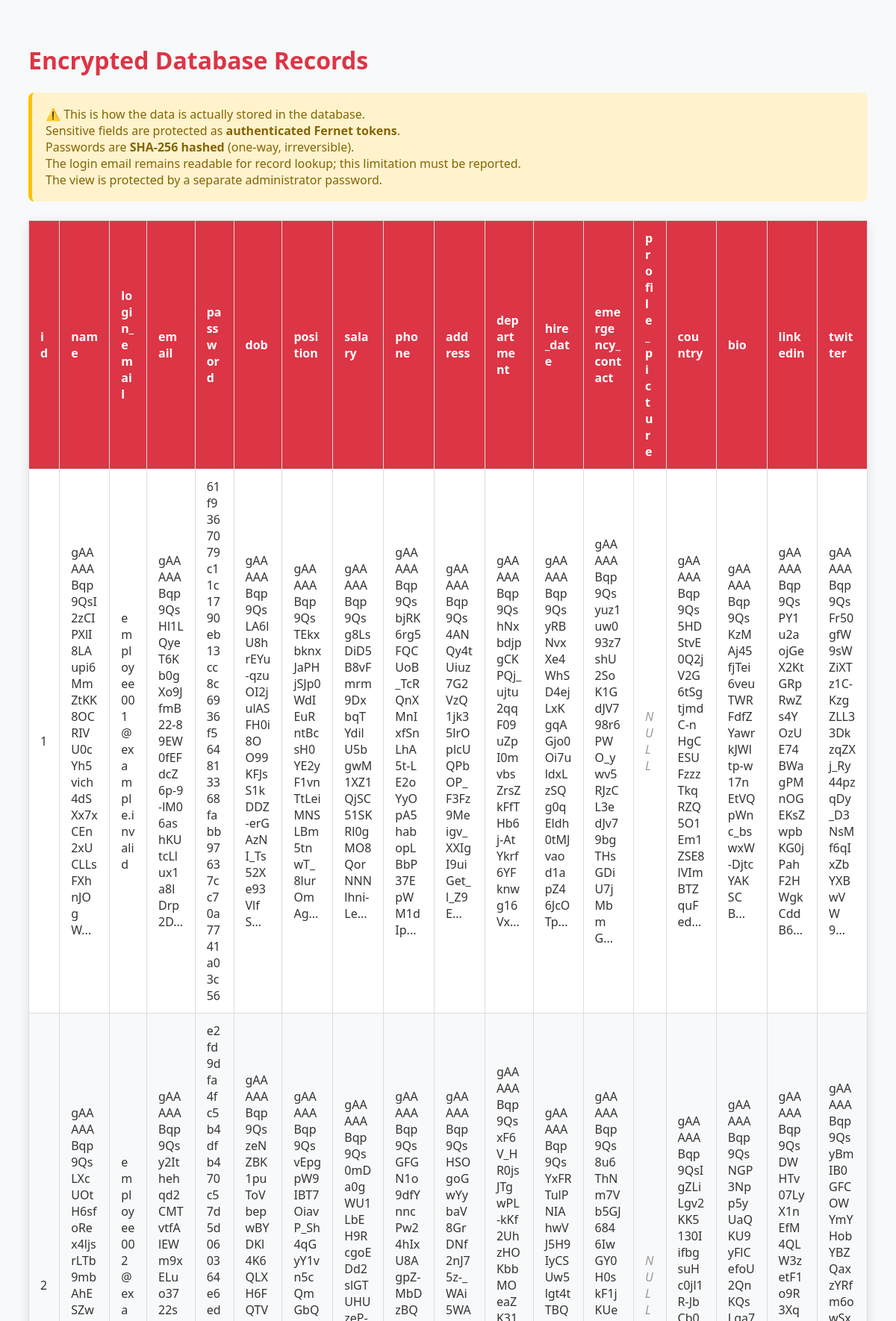
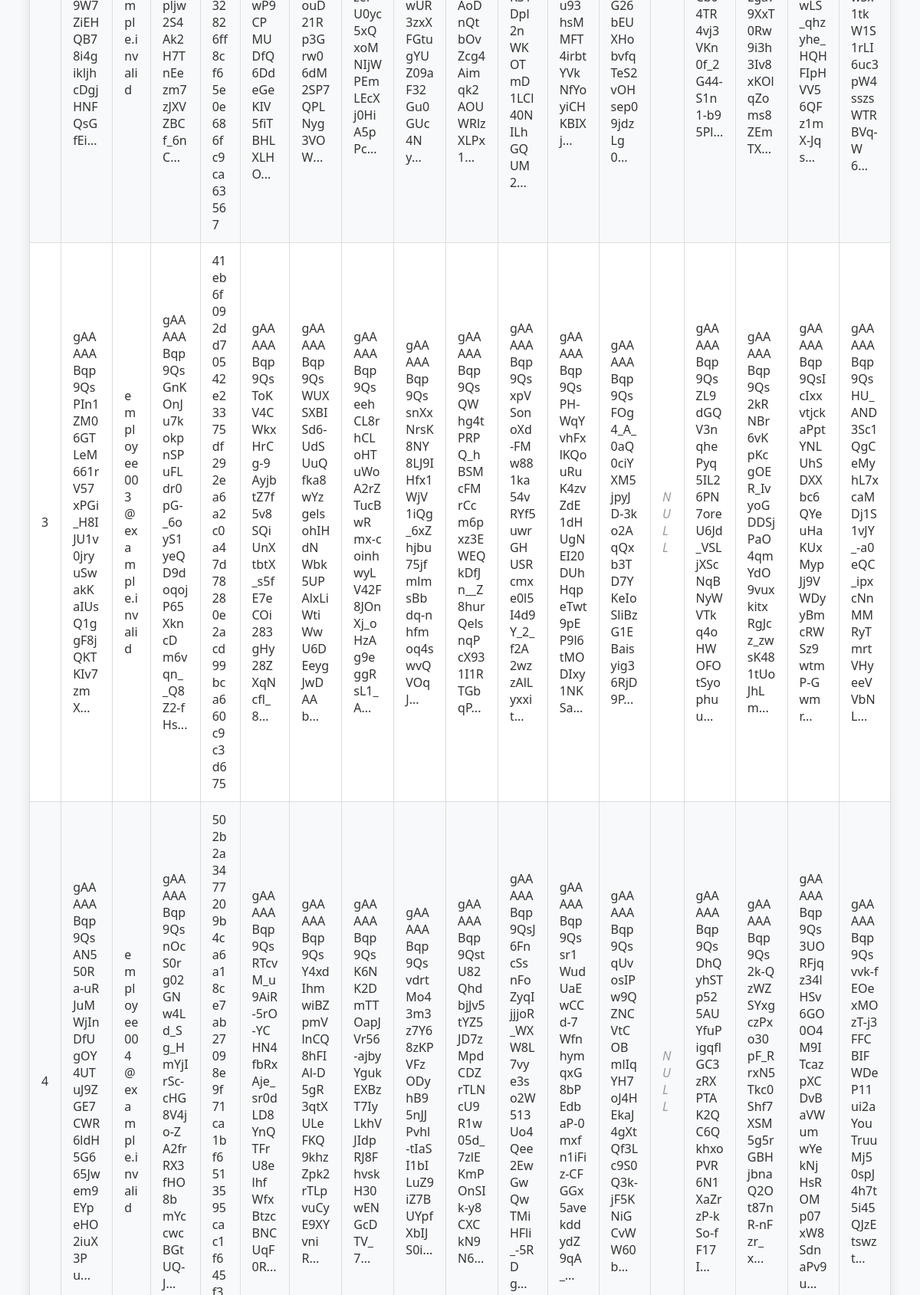
/admin/encrypted (signed in, upper part), run on the app's committed database (2 pictures, top to bottom).
### tables this page shows
CREATE TABLE employees (
                id INTEGER PRIMARY KEY AUTOINCREMENT,
                name TEXT, login_email TEXT UNIQUE, email TEXT, password TEXT,
                dob TEXT, position TEXT, salary TEXT, phone TEXT, address TEXT,
                department TEXT, hire_date TEXT, emergency_contact TEXT,
                profile_picture TEXT, country TEXT, bio TEXT, linkedin TEXT,
                twitter TEXT
            );

### app.py (the view)
@app.route("/admin/encrypted")
@admin_required
def admin_encrypted_view():
    with get_connection() as connection:
        rows = connection.execute("SELECT * FROM employees").fetchall()
        columns = [item[1] for item in connection.execute("PRAGMA table_info(employees)")]
    return render_template("admin_encrypted.html", title="Encrypted Database Records", columns=columns, rows=rows)

### app.py (called while the page is built)
def get_connection():
    connection = sqlite3.connect(DATABASE_PATH, timeout=30)
    connection.row_factory = sqlite3.Row
    return connection

def admin_required(view_function):
    @wraps(view_function)
    def protected_view(*args, **kwargs):
        if not session.get("admin_authenticated"):
            flash("Administrator authentication is required.", "warning")
            return redirect(url_for("admin_login"))
        return view_function(*args, **kwargs)
    return protected_view

### templates/admin_encrypted.html (shortened to what this page needs)
<!DOCTYPE html>
<html lang="en">
<head>
</head>
<body>
    <h1>{{ title }}</h1>
    <div class="warning">
        ⚠️ This is how the data is actually stored in the database.<br>
        Sensitive fields are protected as <strong>authenticated Fernet tokens</strong>.<br>
        Passwords are <strong>SHA-256 hashed</strong> (one-way, irreversible).<br>
        The login email remains readable for record lookup; this limitation must be reported.<br>
        The view is protected by a separate administrator password.
    </div>
    <table>
        <thead>
            <tr>
                {% for col in columns %}
                    <th>{{ col }}</th>
                {% endfor %}
            </tr>
        </thead>
        <tbody>
            {% for row in rows %}
            <tr>
                {% for value in row %}
                    <td>
                        {% if value is none %}
                            <em style="color:#999;">NULL</em>
                        {% elif value is string and value|length > 80 %}
                            {{ value[:75] }}...
                        {% else %}
                            {{ value }}
                        {% endif %}
                    </td>
                {% endfor %}
            </tr>
            {% endfor %}
        </tbody>
    </table>
</body>
</html>

### templates/admin_encrypted.html (style rules this page uses)
body { font-family: 'Segoe UI', Arial, sans-serif; background: #f8f9fa; padding: 30px; color: #333; }
h1 { color: #dc3545; }
table { width: 100%; border-collapse: collapse; background: white; box-shadow: 0 4px 15px rgba(0,0,0,0.1); margin-top: 20px; }
th, td { padding: 12px 15px; border: 1px solid #ddd; text-align: left; word-break: break-all; }
th { background: #dc3545; color: white; position: sticky; top: 0; }
tr:nth-child(even) { background: #f8f9fa; }
.warning { background: #fff3cd; color: #856404; padding: 18px; border-radius: 8px; margin-bottom: 25px; border-left: 5px solid #ffc107; }

### data on the page
employees: row "1", name "gAAAAABqp9QsI2zCIPXlI8LAupi6MmZtKK8OCRIVU0cYh5vich4dSXx7xCEn2xUCLLsFXhnJOgW", login_email "employee001@example.invalid", email "gAAAAABqp9QsHl1LQyeT6Kb0gXo9JfmB22-89EW0fEFdcZ6p-9-lM06ashKUtcLlux1a8lDrp2D", password "61f9367079c11c1790eb13cc8c6936f564813368fabb97637cc70a7741a03c56", dob "gAAAAABqp9QsLA6lU8hrEYu-qzuOI2julASFH0i8OO99KFJsS1kDDZ-erGAzNI_Ts52Xe93VlfS", position "gAAAAABqp9QsTEkxbknxJaPHjSJp0WdIEuRntBcsH0YE2yF1vnTtLeiMNSLBm5tnwT_8lurOmAg", salary "gAAAAABqp9Qsg8LsDiD5B8vFmrm9DxbqTYdilU5bgwM1XZ1QjSC51SKRl0gMO8QorNNNlhni-Le", phone "gAAAAABqp9QsbjRK6rg5FQCUoB_TcRQnXMnIxfSnLhA5t-LE2oYyOpA5habopLBbP37EpWM1dIp", address "gAAAAABqp9Qs4ANQy4tUiuz7G2VzQ1jk35lrOplcUQPbOP_F3Fz9Meigv_XXIgI9uiGet_l_Z9E", department "gAAAAABqp9QshNxbdjpgCKPQj_ujtu2qqF09uZpI0mvbsZrsZkFfTHb6j-AtYkrf6YFknwg16Vx", hire_date "gAAAAABqp9QsyRBNvxXe4WhSD4ejLxKgqAGjo0Oi7uldxLzSQg0qEldh0tMJvaod1apZ46JcOTp", emergency_contact "gAAAAABqp9Qsyuz1uw093z7shU2SoK1GdJV798r6PWO_ywv5RJzCL3edJv79bgTHsGDiU7jMbmG", country "gAAAAABqp9Qs5HDStvE0Q2jV2G6tSgtjmdC-nHgCESUFzzzTkqRZQ5O1Em1ZSE8lVImBTZquFed", bio "gAAAAABqp9QsKzMAj45fjTei6veuTWRFdfZYawrkJWltp-w17nEtVQpWnc_bswxW-DjtcYAKSCB", linkedin "gAAAAABqp9QsPY1u2aojGeX2KtGRpRwZs4YOzUE74BWagPMnOGEKsZwpbKG0jPahF2HWgkCddB6", twitter "gAAAAABqp9QsFr50gfW9sWZiXTz1C-KzgZLL33DkzqZXj_Ry44pzqDy_D3NsMf6qIxZbYXBwVW9"
employees: row "2", name "gAAAAABqp9QsLXcUOtH6sfoRex4ljsrLTb9mbAhESZw9W7ZiEHQB78i4gikljhcDgjHNFQsGfEi", login_email "employee002@example.invalid", email "gAAAAABqp9Qsy2Ithehqd2CMTvtfAlEWm9xELuo3722spljw2S4Ak2H7TnEezm7zJXVZBCf_6nC", password "e2fd9dfa4fc5b4dfb470c57d5d060364e6ed32826ff8cf65e0e686fc9ca63567", dob "gAAAAABqp9QszeNZBK1puToVbepwBYDKl4K6QLXH6FQTVwP9CPMUDfQ6DdeGeKIV5fiTBHLXLHO", position "gAAAAABqp9QsvEpgpW9IBT7OiavP_Sh4qGyY1vn5cQmGbQouD21Rp3Grw06dM2SP7QPLNyg3VOW", salary "gAAAAABqp9Qs0mDa0gWU1LbEH9RcgoEDd2slGTUHUzeP-U0yc5xQxoMNIjWPEmLEcXj0HiA5pPc", phone "gAAAAABqp9QsGFGN1o9dfYnncPw24hIxU8AgpZ-MbDzBQwUR3zxXFGtugYUZ09aF32Gu0GUc4Ny", address "gAAAAABqp9QsHSOgoGwYybaV8GrDNf2nJ75z-_WAi5WAAoDnQtbOvZcg4Aimqk2AOUWRlzXLPx1", department "gAAAAABqp9QsxF6V_HR0jsJTgwPL-kKf2UhzHOKbbMOeaZK31Dpl2nWKOTmD1LCl40NILhGQUM2", hire_date "gAAAAABqp9QsYxFRTulPNIAhwVJ5H9IyCSUw5lgt4tTBQu93hsMMFT4irbtYVkNfYoyiCHKBIXj", emergency_contact "gAAAAABqp9Qs8u6ThNm7Vb5GJ6846IwGY0H0skF1jKUeG26bEUXHobvfqTeS2vOHsep09jdzLg0", country "gAAAAABqp9QsIgZLiLgv2KK5130IifbgsuHc0jl1R-JbCb04TR4vj3VKn0f_2G44-S1n1-b95Pl", bio "gAAAAABqp9QsNGP3Npp5yUaQKU9yFlCefoU2QnKQsLga79XxT0Rw9i3h3Iv8xKOlqZoms8ZEmTX", linkedin "gAAAAABqp9QsDWHTv07LyX1nEfM4QLW3zetF1o9R3XqwLS_qhzyhe_HQHFIpHVV56QFz1mX-Jqs", twitter "gAAAAABqp9QsyBmIB0GFCOWYmYHobYBZQaxzYRfm6owSx1tkW1S1rLI6uc3pW4sszsWTRBVq-W6"
employees: row "3", name "gAAAAABqp9QsPIn1ZM06GTLeM661rV57xPGi_H8IJU1v0jryuSwakKaIUsQ1ggF8jQKTKIv7zmX", login_email "employee003@example.invalid", email "gAAAAABqp9QsGnKOnJu7kokpnSPuFLdr0pG-_6oyS1yeQD9doqojP65XkncDm6vqn__Q8Z2-fHs", password "41eb6f092dd70542e23375df292ea6a2c0a47d78280e2acd99bca660c9c3d675", dob "gAAAAABqp9QsToKV4CWkxHrCg-9AyjbtZ7f5v8SQiUnXtbtX_s5fE7eCOi283gHy28ZXqNcfl_8", position "gAAAAABqp9QsWUXSXBISd6-UdSUuQfka8wYzgelsohIHdNWbk5UPAlxLiWtiWwU6DEeygJwDAAb", salary "gAAAAABqp9QseehCL8rhCLoHTuWoA2rZTucBwRmx-coinhwyLV42F8JOnXj_oHzAg9eggRsL1_A", phone "gAAAAABqp9QssnXxNrsK8NY8LJ9IHfx1WjV1iQg_6xZhjbu75jfmlmsBbdq-nhfmoq4swvQVOqJ", address "gAAAAABqp9QsQWhg4tPRPQ_hBSMcFMrCcm6pxz3EWEQkDfJn__Z8hurQelsnqPcX931I1RTGbqP", department "gAAAAABqp9QsxpVSonoXd-FMw881ka54vRYf5uwrGHUSRcmxe0l5I4d9Y_2_f2A2wzzAlLyxxit", hire_date "gAAAAABqp9QsPH-WqYvhFxlKQouRuK4zvZdE1dHUgNEI20DUhHqpeTwt9pEP9l6tMODIxy1NKSa", emergency_contact "gAAAAABqp9QsFOg4_A_0aQ0ciYXM5jpyJD-3ko2AqQxb3TD7YKeIoSliBzG1EBaisyig36RjD9P", country "gAAAAABqp9QsZL9dGQV3nqhePyq5IL26PN7oreU6Jd_VSLjXScNqBNyWVTkq4oHWOFOtSyophuu", bio "gAAAAABqp9Qs2kRNBr6vKpKcgOER_IvyoGDDSjPaO4qmYdO9vuxkitxRgJcz_zwsK481tUoJhLm", linkedin "gAAAAABqp9QsIcIxxvtjckaPptYNLUhSDXXbc6QYeuHaKUxMypJj9VWDyyBmcRWSz9wtmP-Gwmr", twitter "gAAAAABqp9QsHU_AND3Sc1QgCeMyhL7xcaMDj1S1vJY_-a0eQC_ipxcNnMMRyTmrtVHyeeVVbNL"
employees: row "4", name "gAAAAABqp9QsAN550Ra-uRJuMWjInDfUgOY4UTuJ9ZGE7CWR6ldH5G665Jwem9EYpeHO2iuX3Pu", login_email "employee004@example.invalid", email "gAAAAABqp9QsnOcS0rg02GNw4Ld_Sg_HmYjIrSc-cHG8V4jo-ZA2frRX3fHO8bmYccwcBGtUQ-J", dob "gAAAAABqp9QsRTcvM_u9AiR-5rO-YCHN4fbRxAje_sr0dLD8YnQTFrU8elhfWfxBtzcBNCUqF0R", position "gAAAAABqp9QsY4xdIhmwiBZpmVlnCQ8hFIAl-D5gR3qtXULeFKQ9khzZpk2rTLpvuCyE9XYvniR", salary "gAAAAABqp9QsK6NK2DmTTOapJVr56-ajbyYgukEXBzT7IyLkhVJIdpRJ8FhvskH30wENGcDTV_7", phone "gAAAAABqp9QsvdrtMo43m3z7Y68zKPVFzODyhB95nJJPvhl-tIaSI1bILuZ9iZ7BUYpfXbIJS0i", address "gAAAAABqp9QstU82QhdbjJv5tYZ5JD7zMpdCDZrTLNcU9R1w05d_7zlEKmPOnSIk-y8CXCkN9N6", department "gAAAAABqp9QsJ6FncSsnFoZyqIjjjoR_WXW8L7vye3so2W513Uo4Qee2EwGwQwTMiHFli_-5RDg", hire_date "gAAAAABqp9Qssr1WudUaEwCCd-7WfnhymqxG8bPEdbaP-0mxfn1iFiz-CFGGx5avekddydZ9qA_", emergency_contact "gAAAAABqp9QsqUvosIPw9QZNCVtCOBmlIqYH7oJ4HEkaJ4gXtQf3Lc9S0Q3k-jF5KNiGCvWW60b", country "gAAAAABqp9QsDhQyhSTp525AUYfuPigqflGC3zRXPTAK2QC6QkhxoPVR6N1XaZrzP-kSo-fF17I", bio "gAAAAABqp9Qs2k-QzWZSYxgczPxo30pF_RrxN5Tkc0Shf7XSM5g5rGBHjbnaQ2Ot87nR-nFzr_x", linkedin "gAAAAABqp9Qs3UORFjqz34lHSv6GO0O4M9ITcazpXCDvBaVWumwYekNjHsROMp07xW8SdnaPv9u", twitter "gAAAAABqp9Qsvvk-fEOexMOzT-j3FFCBIFWDeP11ui2aYouTruuMj50spJ4h7t5i45QJzEtswzt"

### other printed values
{{ title }} "Encrypted Database Records"
{{ col }} "id" "name" "login_email" "email" "password" "dob" "position" "salary" "phone" "address" "department" "hire_date" "emergency_contact" "profile_picture" "country" "bio" "linkedin" "twitter"
